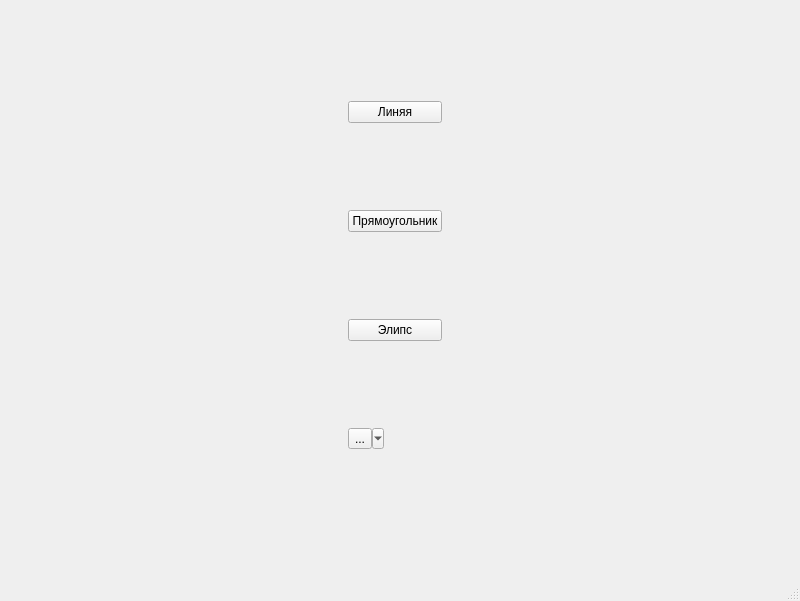
<?xml version="1.0" encoding="UTF-8"?>
<ui version="4.0">
 <class>MainWindow</class>
 <widget class="QMainWindow" name="MainWindow">
  <property name="geometry">
   <rect>
    <x>0</x>
    <y>0</y>
    <width>800</width>
    <height>601</height>
   </rect>
  </property>
  <property name="windowTitle">
   <string>MainWindow</string>
  </property>
  <widget class="QWidget" name="centralwidget">
   <widget class="QWidget" name="gridLayoutWidget">
    <property name="geometry">
     <rect>
      <x>20</x>
      <y>20</y>
      <width>751</width>
      <height>511</height>
     </rect>
    </property>
    <layout class="QGridLayout" name="gridLayout">
     <property name="rightMargin">
      <number>0</number>
     </property>
     <property name="bottomMargin">
      <number>0</number>
     </property>
     <item row="1" column="0">
      <widget class="QPushButton" name="squareButton">
       <property name="text">
        <string>Прямоугольник</string>
       </property>
      </widget>
     </item>
     <item row="2" column="0">
      <widget class="QPushButton" name="elipsButton">
       <property name="text">
        <string>Элипс</string>
       </property>
      </widget>
     </item>
     <item row="0" column="0">
      <widget class="QPushButton" name="lineButton">
       <property name="text">
        <string>Линяя</string>
       </property>
      </widget>
     </item>
     <item row="3" column="0">
      <widget class="QToolButton" name="toolButton">
       <property name="text">
        <string>...</string>
       </property>
       <property name="popupMode">
        <enum>QToolButton::MenuButtonPopup</enum>
       </property>
      </widget>
     </item>
    </layout>
   </widget>
  </widget>
  <widget class="QMenuBar" name="menubar">
   <property name="geometry">
    <rect>
     <x>0</x>
     <y>0</y>
     <width>800</width>
     <height>22</height>
    </rect>
   </property>
  </widget>
  <widget class="QStatusBar" name="statusbar"/>
 </widget>
 <resources/>
 <connections/>
</ui>
